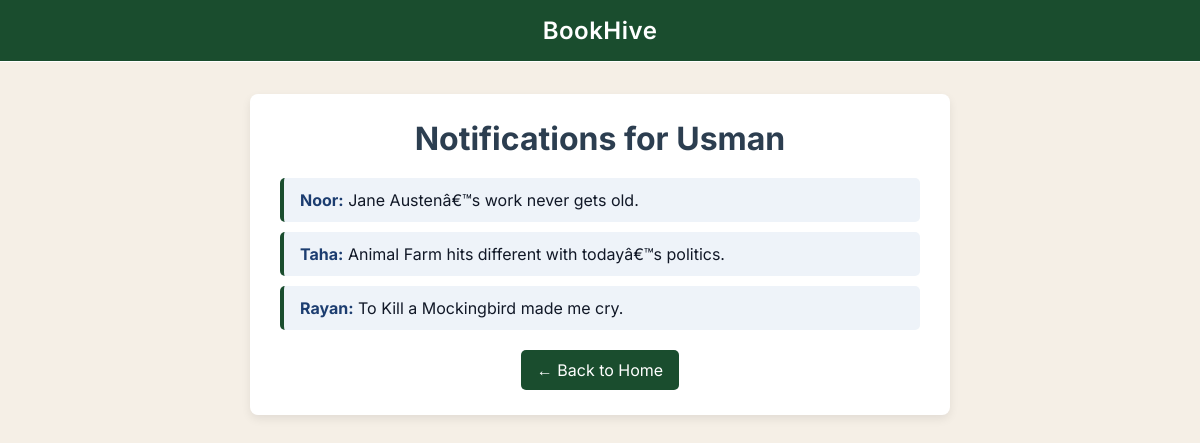
/notifications (signed in), run on the app's committed database.
### tables this page shows
CREATE TABLE Notifications (
    notificationID INTEGER PRIMARY KEY AUTOINCREMENT,
    sendby TEXT,
    sendto TEXT,
    message TEXT,
    FOREIGN KEY (sendby) REFERENCES Users(username),
    FOREIGN KEY (sendto) REFERENCES Users(username)
);

### app.py (the view)
@app.route("/notifications")
def notifications():
    if "username" not in session:
        return redirect("/login")
    current_user = session["username"]
    conn = get_db_connection()
    users = conn.execute("SELECT username FROM Users WHERE username != ?", (current_user,)).fetchall()
    notifications = conn.execute('''
        SELECT sendby, message
        FROM Notifications
        WHERE sendto = ?
        ORDER BY rowid DESC
    ''', (current_user,)).fetchall()
    conn.close()
    return render_template("notifications.html", notifications=notifications, current_user=current_user)

### app.py (called while the page is built)
def get_db_connection():
    conn = sqlite3.connect(DATABASE)
    conn.row_factory = sqlite3.Row
    return conn

### templates/notifications.html (shortened to what this page needs)
{% extends "base2.html" %}
{% block content %}
    <div class="notifications-box">
        <h1 class="notifications-title">Notifications for {{ current_user }}</h1>
        {% if notifications %}
            <ul class="notifications-list">
                {% for n in notifications %}
                    <li class="notification-item">
                        <span class="notification-sender">{{ n.sendby }}:</span> {{ n.message }}
                    </li>
                {% endfor %}
            </ul>
        {% else %}
            <p class="no-notifications">No notifications yet.</p>
        {% endif %}
        <a href="/home" class="back-link">← Back to Home</a>
    </div>
{% endblock %}

### templates/base2.html (style rules this page uses)
:root { --primary: #ffffff; --highlight: #facc15; --bg: #F5EFE6; --text: #111827; --white: #1A4D2E; }
* { margin: 0; padding: 0; box-sizing: border-box; }
body { font-family: 'Inter', sans-serif; background-color: var(--bg); color: var(--text); }

### templates/notifications.html (style rules this page uses)
.notifications-box { max-width: 700px; margin: auto; background-color: white; padding: 25px 30px; border-radius: 8px; box-shadow: 0 4px 10px rgba(0,0,0,0.08); }
.notifications-title { color: #2c3e50; margin-bottom: 20px; text-align: center; }
.notifications-list { list-style: none; padding: 0; }
.notification-item { background-color: #eef3f9; padding: 12px 16px; margin-bottom: 10px; border-left: 4px solid #1A4D2E; border-radius: 5px; }
.notification-sender { color: #1c3d70; font-weight: bold; }
.back-link { display: block; margin-top: 20px; text-align: center; text-decoration: none; background-color: #1A4D2E; color: white; padding: 10px 16px; border-radius: 5px; width: fit-content; margin-left: auto; margin-right: auto; transition: background-color 0.2s ease; }

### data on the page
Notifications: sendby "Noor", message "Jane Austenâ€™s work never gets old."
Notifications: sendby "Taha", message "Animal Farm hits different with todayâ€™s politics."
Notifications: sendby "Rayan", message "To Kill a Mockingbird made me cry."

### other printed values
{{ current_user }} "Usman"
